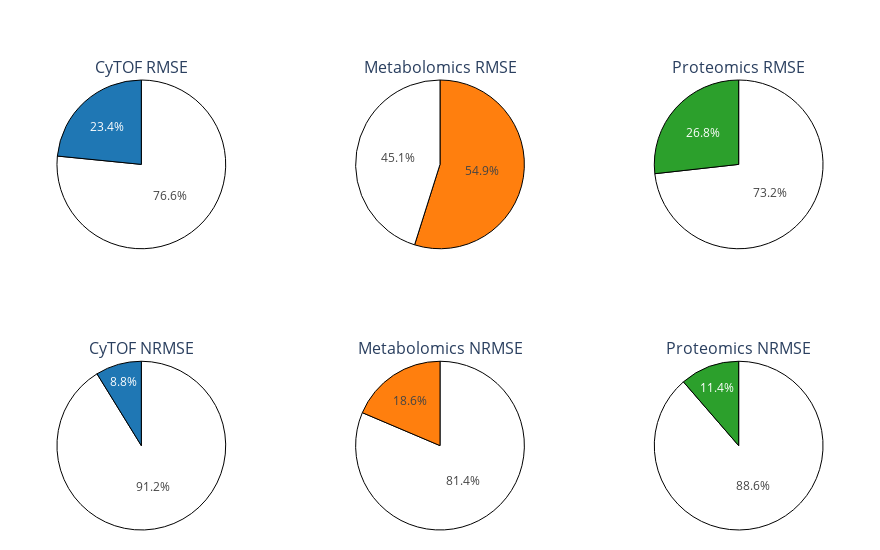

Notebook code cell kept with this figure:
### Code cell
plot_rmse_nrmse_pies(results)

### Figure 1 — Plotly figure (JSON) as saved in the notebook; plotly's stock layout.template omitted (floating-point values rounded to 4 significant figures)
{"data": [{"domain": {"x": [0, 0.2889], "y": [0.625, 1]}, "labels": ["Value", "1 - Value"], "marker": {"colors": ["#1f77b4", "white"], "line": {"color": "black", "width": 1}}, "textinfo": "percent", "type": "pie", "values": [0.2342, 0.7658]}, {"domain": {"x": [0.3556, 0.6444], "y": [0.625, 1]}, "labels": ["Value", "1 - Value"], "marker": {"colors": ["#ff7f0e", "white"], "line": {"color": "black", "width": 1}}, "textinfo": "percent", "type": "pie", "values": [0.5487, 0.4513]}, {"domain": {"x": [0.7111, 1], "y": [0.625, 1]}, "labels": ["Value", "1 - Value"], "marker": {"colors": ["#2ca02c", "white"], "line": {"color": "black", "width": 1}}, "textinfo": "percent", "type": "pie", "values": [0.2676, 0.7324]}, {"domain": {"x": [0, 0.2889], "y": [0, 0.375]}, "labels": ["Value", "1 - Value"], "marker": {"colors": ["#1f77b4", "white"], "line": {"color": "black", "width": 1}}, "textinfo": "percent", "type": "pie", "values": [0.08801, 0.912]}, {"domain": {"x": [0.3556, 0.6444], "y": [0, 0.375]}, "labels": ["Value", "1 - Value"], "marker": {"colors": ["#ff7f0e", "white"], "line": {"color": "black", "width": 1}}, "textinfo": "percent", "type": "pie", "values": [0.1861, 0.8139]}, {"domain": {"x": [0.7111, 1], "y": [0, 0.375]}, "labels": ["Value", "1 - Value"], "marker": {"colors": ["#2ca02c", "white"], "line": {"color": "black", "width": 1}}, "textinfo": "percent", "type": "pie", "values": [0.1136, 0.8864]}], "layout": {"annotations": [{"font": {"size": 16}, "showarrow": false, "text": "CyTOF RMSE", "x": 0.1444, "xanchor": "center", "xref": "paper", "y": 1, "yanchor": "bottom", "yref": "paper"}, {"font": {"size": 16}, "showarrow": false, "text": "Metabolomics RMSE", "x": 0.5, "xanchor": "center", "xref": "paper", "y": 1, "yanchor": "bottom", "yref": "paper"}, {"font": {"size": 16}, "showarrow": false, "text": "Proteomics RMSE", "x": 0.8556, "xanchor": "center", "xref": "paper", "y": 1, "yanchor": "bottom", "yref": "paper"}, {"font": {"size": 16}, "showarrow": false, "text": "CyTOF NRMSE", "x": 0.1444, "xanchor": "center", "xref": "paper", "y": 0.375, "yanchor": "bottom", "yref": "paper"}, {"font": {"size": 16}, "showarrow": false, "text": "Metabolomics NRMSE", "x": 0.5, "xanchor": "center", "xref": "paper", "y": 0.375, "yanchor": "bottom", "yref": "paper"}, {"font": {"size": 16}, "showarrow": false, "text": "Proteomics NRMSE", "x": 0.8556, "xanchor": "center", "xref": "paper", "y": 0.375, "yanchor": "bottom", "yref": "paper"}], "height": 550, "margin": {"b": 20, "l": 20, "r": 20, "t": 80}, "showlegend": false, "width": 880}}
